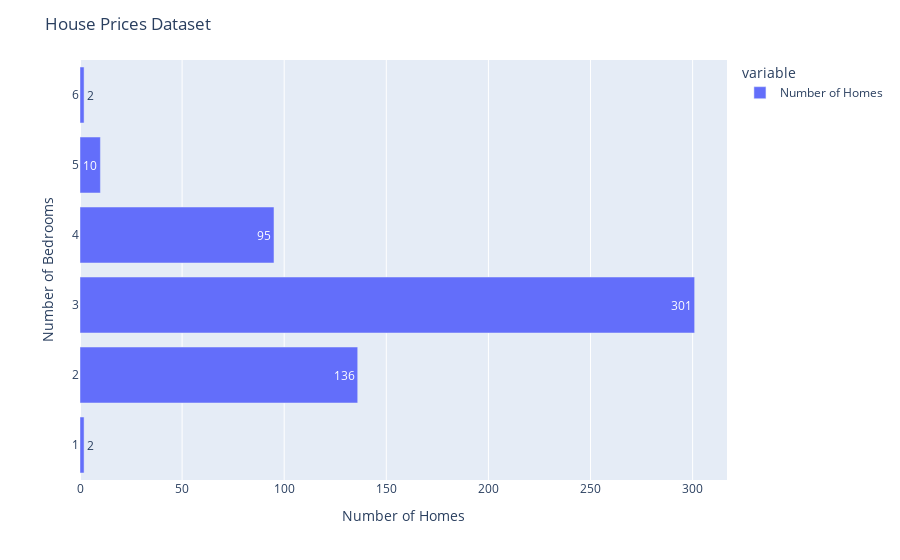

This figure's notebook cell:
### Markdown cell above
**In the Tutorial Completion Document, describe your findings.**

d. Plot the bar chart to count how many houses have single, two, or three **bedrooms** and display the count on bars

### Code cell
# To-do: Write code to plot the bar chart to count how many houses have single, two, or three bedrooms

houseprices_driveway_fig = px.bar(houseprices_df['bedrooms'].value_counts(), orientation='h')

# Add annotations
houseprices_driveway_fig.update_traces(text=houseprices_df['bedrooms'].value_counts().values, name = 'Number of Homes')

# Set the layout
houseprices_driveway_fig.update_layout(title='House Prices Dataset', xaxis_title="Number of Homes", yaxis_title="Number of Bedrooms")

# Show the plot
houseprices_driveway_fig.show()

### Figure 1 — Plotly figure (JSON) as saved in the notebook; plotly's stock layout.template omitted (floating-point values rounded to 4 significant figures)
{"data": [{"alignmentgroup": "True", "hovertemplate": "variable=bedrooms<br>value=%{x}<br>index=%{y}<extra></extra>", "legendgroup": "bedrooms", "marker": {"color": "#636efa", "pattern": {"shape": ""}}, "name": "Number of Homes", "offsetgroup": "bedrooms", "orientation": "h", "showlegend": true, "text": [301, 136, 95, 10, 2, 2], "textposition": "auto", "type": "bar", "x": [301, 136, 95, 10, 2, 2], "xaxis": "x", "y": [3, 2, 4, 5, 1, 6], "yaxis": "y"}], "layout": {"barmode": "relative", "legend": {"title": {"text": "variable"}, "tracegroupgap": 0}, "margin": {"t": 60}, "title": {"text": "House Prices Dataset"}, "xaxis": {"anchor": "y", "domain": [0, 1], "title": {"text": "Number of Homes"}}, "yaxis": {"anchor": "x", "domain": [0, 1], "title": {"text": "Number of Bedrooms"}}}}
